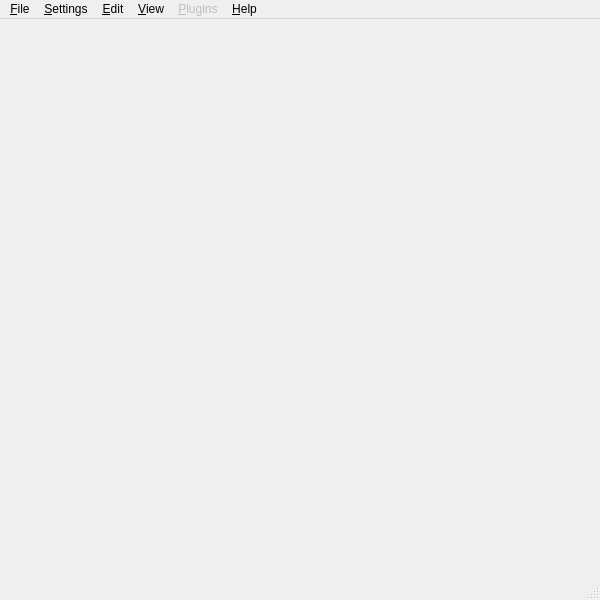
<?xml version="1.0" encoding="UTF-8"?>
<ui version="4.0">
 <class>MainWindow</class>
 <widget class="QMainWindow" name="MainWindow">
  <property name="enabled">
   <bool>true</bool>
  </property>
  <property name="geometry">
   <rect>
    <x>0</x>
    <y>0</y>
    <width>600</width>
    <height>600</height>
   </rect>
  </property>
  <property name="windowTitle">
   <string>DeskVOX</string>
  </property>
  <widget class="QWidget" name="centralwidget"/>
  <widget class="QMenuBar" name="menubar">
   <property name="geometry">
    <rect>
     <x>0</x>
     <y>0</y>
     <width>600</width>
     <height>25</height>
    </rect>
   </property>
   <widget class="QMenu" name="menuFile">
    <property name="title">
     <string>&amp;File</string>
    </property>
    <widget class="QMenu" name="menuRecentVolumes">
     <property name="title">
      <string>Recent Volumes</string>
     </property>
    </widget>
    <addaction name="actionLoadVolume"/>
    <addaction name="actionReloadVolume"/>
    <addaction name="menuRecentVolumes"/>
    <addaction name="actionSaveVolumeAs"/>
    <addaction name="actionMergeFiles"/>
    <addaction name="separator"/>
    <addaction name="actionLoadCamera"/>
    <addaction name="actionSaveCameraAs"/>
    <addaction name="separator"/>
    <addaction name="actionScreenshot"/>
    <addaction name="actionMovieScript"/>
    <addaction name="separator"/>
    <addaction name="actionPreferences"/>
    <addaction name="actionQuit"/>
   </widget>
   <widget class="QMenu" name="menuSettings">
    <property name="title">
     <string>&amp;Settings</string>
    </property>
    <addaction name="actionTransferFunction"/>
    <addaction name="actionGammaCorrection"/>
    <addaction name="actionChannel4"/>
    <addaction name="actionOpacityWeights"/>
    <addaction name="actionChannelSettings"/>
    <addaction name="actionFloatingPointRange"/>
    <addaction name="actionClippingPlane"/>
    <addaction name="actionRegionOfInterest"/>
    <addaction name="actionLightSource"/>
    <addaction name="actionBackgroundColor"/>
   </widget>
   <widget class="QMenu" name="menuEdit">
    <property name="title">
     <string>&amp;Edit</string>
    </property>
    <addaction name="actionSampleDistances"/>
    <addaction name="actionDraw"/>
    <addaction name="actionDataFormat"/>
    <addaction name="actionGeometry"/>
    <addaction name="actionMakeHeightField"/>
   </widget>
   <widget class="QMenu" name="menuView">
    <property name="title">
     <string>&amp;View</string>
    </property>
    <addaction name="actionShowOrientation"/>
    <addaction name="actionShowBoundaries"/>
    <addaction name="actionShowPalette"/>
    <addaction name="actionShowNumTextures"/>
    <addaction name="actionShowFrameRate"/>
    <addaction name="actionAutoRotation"/>
    <addaction name="actionCamera"/>
    <addaction name="actionVolumeInformation"/>
    <addaction name="actionSliceViewer"/>
    <addaction name="actionTimeSteps"/>
    <addaction name="actionDiagrams"/>
   </widget>
   <widget class="QMenu" name="menuPlugins">
    <property name="enabled">
     <bool>false</bool>
    </property>
    <property name="title">
     <string>&amp;Plugins</string>
    </property>
   </widget>
   <widget class="QMenu" name="menuHelp">
    <property name="enabled">
     <bool>true</bool>
    </property>
    <property name="title">
     <string>&amp;Help</string>
    </property>
    <addaction name="actionKeyboardCommands"/>
    <addaction name="separator"/>
    <addaction name="actionAboutDeskVOX"/>
   </widget>
   <addaction name="menuFile"/>
   <addaction name="menuSettings"/>
   <addaction name="menuEdit"/>
   <addaction name="menuView"/>
   <addaction name="menuPlugins"/>
   <addaction name="menuHelp"/>
  </widget>
  <widget class="QStatusBar" name="statusbar"/>
  <action name="actionLoadVolume">
   <property name="text">
    <string>Load Volume...</string>
   </property>
  </action>
  <action name="actionReloadVolume">
   <property name="text">
    <string>Reload Volume</string>
   </property>
  </action>
  <action name="actionSaveVolumeAs">
   <property name="text">
    <string>Save Volume As...</string>
   </property>
  </action>
  <action name="actionMergeFiles">
   <property name="text">
    <string>Merge Files...</string>
   </property>
  </action>
  <action name="actionLoadCamera">
   <property name="text">
    <string>Load Camera...</string>
   </property>
  </action>
  <action name="actionSaveCameraAs">
   <property name="text">
    <string>Save Camera As...</string>
   </property>
  </action>
  <action name="actionScreenshot">
   <property name="text">
    <string>Screen Shot...</string>
   </property>
  </action>
  <action name="actionMovieScript">
   <property name="enabled">
    <bool>false</bool>
   </property>
   <property name="text">
    <string>Movie Script...</string>
   </property>
  </action>
  <action name="actionPreferences">
   <property name="enabled">
    <bool>true</bool>
   </property>
   <property name="text">
    <string>Preferences...</string>
   </property>
  </action>
  <action name="actionQuit">
   <property name="text">
    <string>Quit</string>
   </property>
  </action>
  <action name="actionTransferFunction">
   <property name="text">
    <string>Transfer Function...</string>
   </property>
  </action>
  <action name="actionBackgroundColor">
   <property name="text">
    <string>Background Color...</string>
   </property>
  </action>
  <action name="actionGammaCorrection">
   <property name="enabled">
    <bool>false</bool>
   </property>
   <property name="text">
    <string>Gamma Correction...</string>
   </property>
  </action>
  <action name="actionChannel4">
   <property name="enabled">
    <bool>false</bool>
   </property>
   <property name="text">
    <string>Channel 4...</string>
   </property>
  </action>
  <action name="actionOpacityWeights">
   <property name="enabled">
    <bool>false</bool>
   </property>
   <property name="text">
    <string>Opacity Weights...</string>
   </property>
  </action>
  <action name="actionChannelSettings">
   <property name="enabled">
    <bool>false</bool>
   </property>
   <property name="text">
    <string>Channel Settings...</string>
   </property>
  </action>
  <action name="actionFloatingPointRange">
   <property name="enabled">
    <bool>false</bool>
   </property>
   <property name="text">
    <string>Floating Point Range...</string>
   </property>
  </action>
  <action name="actionClippingPlane">
   <property name="enabled">
    <bool>true</bool>
   </property>
   <property name="text">
    <string>Clipping Plane...</string>
   </property>
  </action>
  <action name="actionRegionOfInterest">
   <property name="enabled">
    <bool>false</bool>
   </property>
   <property name="text">
    <string>Region of Interest...</string>
   </property>
  </action>
  <action name="actionSampleDistances">
   <property name="text">
    <string>Sample Distances...</string>
   </property>
  </action>
  <action name="actionDraw">
   <property name="enabled">
    <bool>false</bool>
   </property>
   <property name="text">
    <string>Draw...</string>
   </property>
  </action>
  <action name="actionDataFormat">
   <property name="enabled">
    <bool>false</bool>
   </property>
   <property name="text">
    <string>Data Format...</string>
   </property>
  </action>
  <action name="actionGeometry">
   <property name="enabled">
    <bool>false</bool>
   </property>
   <property name="text">
    <string>Geometry...</string>
   </property>
  </action>
  <action name="actionMakeHeightField">
   <property name="enabled">
    <bool>false</bool>
   </property>
   <property name="text">
    <string>Make Height Field...</string>
   </property>
  </action>
  <action name="actionShowOrientation">
   <property name="checkable">
    <bool>true</bool>
   </property>
   <property name="enabled">
    <bool>true</bool>
   </property>
   <property name="text">
    <string>Show Orientation</string>
   </property>
  </action>
  <action name="actionShowBoundaries">
   <property name="checkable">
    <bool>true</bool>
   </property>
   <property name="enabled">
    <bool>true</bool>
   </property>
   <property name="text">
    <string>Show Boundaries</string>
   </property>
  </action>
  <action name="actionShowPalette">
   <property name="checkable">
    <bool>true</bool>
   </property>
   <property name="enabled">
    <bool>true</bool>
   </property>
   <property name="text">
    <string>Show Palette...</string>
   </property>
  </action>
  <action name="actionShowNumTextures">
   <property name="checkable">
    <bool>true</bool>
   </property>
   <property name="enabled">
    <bool>true</bool>
   </property>
   <property name="text">
    <string>Show #Textures</string>
   </property>
  </action>
  <action name="actionShowFrameRate">
   <property name="checkable">
    <bool>true</bool>
   </property>
   <property name="enabled">
    <bool>true</bool>
   </property>
   <property name="text">
    <string>Show Frame Rate</string>
   </property>
  </action>
  <action name="actionAutoRotation">
   <property name="checkable">
    <bool>true</bool>
   </property>
   <property name="enabled">
    <bool>true</bool>
   </property>
   <property name="text">
    <string>Auto Rotation</string>
   </property>
  </action>
  <action name="actionCamera">
   <property name="enabled">
    <bool>false</bool>
   </property>
   <property name="text">
    <string>Camera...</string>
   </property>
  </action>
  <action name="actionVolumeInformation">
   <property name="enabled">
    <bool>true</bool>
   </property>
   <property name="text">
    <string>Volume Information...</string>
   </property>
  </action>
  <action name="actionSliceViewer">
   <property name="enabled">
    <bool>true</bool>
   </property>
   <property name="text">
    <string>Slice Viewer...</string>
   </property>
  </action>
  <action name="actionTimeSteps">
   <property name="enabled">
    <bool>true</bool>
   </property>
   <property name="text">
    <string>Time Steps...</string>
   </property>
  </action>
  <action name="actionDiagrams">
   <property name="enabled">
    <bool>false</bool>
   </property>
   <property name="text">
    <string>Diagrams...</string>
   </property>
  </action>
  <action name="actionKeyboardCommands">
   <property name="text">
    <string>Keyboard Commands</string>
   </property>
  </action>
  <action name="actionAboutDeskVOX">
   <property name="enabled">
    <bool>false</bool>
   </property>
   <property name="text">
    <string>About DeskVOX</string>
   </property>
  </action>
  <action name="actionLightSource">
   <property name="text">
    <string>Light Source...</string>
   </property>
  </action>
  <action name="action_file">
   <property name="text">
    <string>&lt;file&gt;</string>
   </property>
  </action>
 </widget>
 <resources/>
 <connections>
  <connection>
   <sender>actionQuit</sender>
   <signal>triggered()</signal>
   <receiver>MainWindow</receiver>
   <slot>close()</slot>
   <hints>
    <hint type="sourcelabel">
     <x>-1</x>
     <y>-1</y>
    </hint>
    <hint type="destinationlabel">
     <x>299</x>
     <y>299</y>
    </hint>
   </hints>
  </connection>
 </connections>
</ui>
